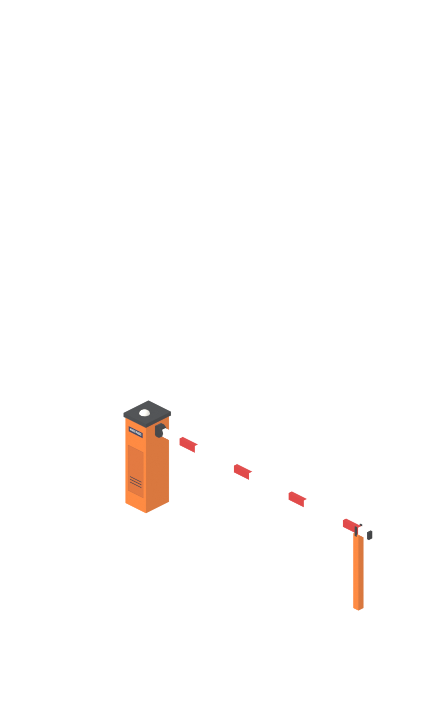
#> input picture scripts/blender/barrier/previews/N_closed_full.png, 448 x 704 px, given in place of A6.png, which was not available
$ python assemble.py
#> lines starting #> are read from the running program, lines starting #| are printed output that depends on the picture
### scripts/blender/gate/spec.py
"""Knox Pass two-story double-leaf gate: shared numbers (pure Python; imported by the Blender scripts and assemble.py).

Model space (Blender, 1 unit = 1 tile, one story = STORY units), shared by leaf and post models:
  leaf model origin = centre of the END tile on the model's -X side (N/W: end A, S/E: end B), on the floor;
  +X = along the gate line toward the other end (other end tile centre at x = L + 1, lanes 1..L at x = 1..L);
  +Y = toward the door line (line at y = +0.5, the tile edge the IsoDoor lanes sit on); posts stand at -Y of it,
  leaves swing toward -Y (the post side). Leaf centre plane y = PLANE_Y.
  post model origin = its own tile centre on the floor, same axes (post centred on x = 0 and y = PLANE_Y),
  symmetric about x = 0, so end A and end B use the same transform.
"""

import os

LOOKS = "ABCDE"                      # geometry looks: each has its own leaf, post and reader-pillar models
# Painted chain-link skins (2026-11-01): look A's models with their own atlas (spriteModels texture, like the roll door
# styles), look A's recipe + one can of the vanilla paint. skin -> (geometry look, paint, scripts/blender/paint.py).
# Order = tileset / build-menu order: append only (tileset numbers: scripts/build_model_gates.py NUMBERS).
SKINS = {"ABlack": ("A", "Black"), "AGrey": ("A", "Grey"), "AGreen": ("A", "Green"), "AWhite": ("A", "White"),
         "ARed": ("A", "Red"), "AOrange": ("A", "Orange"), "AYellow": ("A", "Yellow"), "ABrown": ("A", "Brown"),
         "ALightBrown": ("A", "LightBrown"), "APink": ("A", "Pink"), "APurple": ("A", "Purple"),
         "ABlue": ("A", "Blue"), "ALightBlue": ("A", "LightBlue"), "ACyan": ("A", "Cyan"),
         "ATurquoise": ("A", "Turquoise")}
ALL = tuple(LOOKS) + tuple(SKINS)
WIDTHS = (6, 9)
FACES = "NWSE"
TILESET = "MinidoracatKnoxPass_gate"
TILESET_NUMBER = 6
STORY = 2.44949                      # one level (render_tiles.py / skill: 192 px at 2x)
PLANE_Y = 0.36                       # leaf centre plane, 0.14 inside the door line
GAP = 0.015                          # half the gap where the two leaves meet
Z0 = 0.05                            # leaf bottom clearance
FPS = 24
# KNOXPASS_FAST=1（build_gate.py 只匯出門扇，檔名加 _fast）：每扇門可選的「加速」，clip 3.75 s → 遊戲裡 2.5 s
FAST = os.environ.get("KNOXPASS_FAST") == "1"
CLIP_S = 3.75 if FAST else 6.0
F0, F1 = 1, 1 + round(CLIP_S * FPS)  # 6.0 s clips like the barrier arm; engine speedDelta 1.5 -> ~4.0 s
OPEN_DEG = 90.0
POSE_FRAMES = 8                      # BarrierAnim stepper poses: animationTime k/8, k = 0..8

NAMES = {"A": "steel tube frame + chain-link", "B": "solid steel plate with ribs", "C": "black palisade bars",
         "D": "wooden ranch gate", "E": "medieval oak gate"}
# per look: post half width (square post), total leaf thickness including rails / bands proud of the panel (hinge_x
# uses it so the swung leaf clears the post)
LOOK = {
    "A": {"post_hw": 0.17, "t": 0.08},
    "B": {"post_hw": 0.17, "t": 0.09},
    "C": {"post_hw": 0.17, "t": 0.08},
    "D": {"post_hw": 0.20, "t": 0.15},
    "E": {"post_hw": 0.30, "t": 0.13},
}


# [5 lines left out: function hinge_x, not called in this run]


def geometry(look):
    """The look whose models a look uses (a skin's base look, else itself)."""
    return SKINS[look][0] if look in SKINS else look


def leaf_model(look, w):
    return f"MinidoracatKnoxPass_gate_{geometry(look)}{w}"


def post_model(look):
    return f"MinidoracatKnoxPass_gatepost_{geometry(look)}"


def texture(look):
    return f"MinidoracatKnoxPass_gate_{look}"


def entity(look, w):
    return f"MinidoracatKnoxPassGate{look}{w}"


def icon(look, w):
    return f"gate_{look.lower()}_{w}.png"


def block(look, w, face):
    return (ALL.index(look) * 2 + WIDTHS.index(w)) * 4 + FACES.index(face)


# Entity cells in PZ coordinates relative to the entity origin (x0, y0) (contract "Entity faces"):
#   lane k placeholder (build tile), real lane door k (IsoDoor; lane 1 hosts the leaf model), end A, end B.
def placeholder(face, L, k):
    return (k, 0) if face in "NS" else (0, L + 1 - k)


def real_lane(face, L, k):
    return {"N": (k, 0), "S": (k, 1), "W": (0, L + 1 - k), "E": (1, L + 1 - k)}[face]


def end_a(face, L):
    return (0, 0) if face in "NS" else (0, L + 1)


def end_b(face, L):
    return (L + 1, 0) if face in "NS" else (0, 0)


# spriteModels rotate per face (render_tiles.py / build_barrier_tiles.py XFORM convention):
#   N (0,180,0): model +X = east,  +Y = north     W (0,-90,0): +X = north, +Y = west
#   S (0,0,0):   +X = west,  +Y = south           E (0,90,0):  +X = south, +Y = east
ROTATE = {"N": (0.0, 180.0, 0.0), "W": (0.0, -90.0, 0.0), "S": (0.0, 0.0, 0.0), "E": (0.0, 90.0, 0.0)}


def model_origin(face, L):
    """Tile the leaf model's origin lands on: the end tile on the model's -X side."""
    return end_a(face, L) if face in "NW" else end_b(face, L)


# [4 lines left out: function leaf_translate, not called in this run]


# [12 lines that do not run on import are left out]

### scripts/blender/gate/assemble.py
"""Knox Pass gate: icons, end-cell sharing, contact sheets, manifest.json (after render_gate.py and verify_gate.py).
用法：uv run --with pillow python assemble.py
Outputs: icons/gate_<look>_<L>.png (64x64), previews/sheet_<look><L>.png (N/S x closed/half/open),
previews/cells_<look><L>.png (each face's cells re-assembled at their tile positions), manifest.json.
End cells: 9-wide blocks reuse the 6-wide endA / endB file when the two renders differ in < 2 % of the opaque pixels
(B / E: identical; A brace angle / C bar spacing / D brace angle inside the end tile change with the width by 1-2 px;
the cell is a build-ghost only), so all end cells of the 9-wide blocks share the 6-wide files.
Painted skins (spec.SKINS) get tilesets, textures, entities and blocks of their own; their spriteModels name the base
look's leaf / post models plus their own texture, so models, posts and reader mounts stay per geometry look
(spec.LOOKS). Their 2D cells are the base look's (user 2026-11-01: a set per colour would grow the .pack from 4 to 13
pages of 1024x4096, ~144 MB more VRAM, for the build ghost only), so the ghost of a painted gate shows look A's colours.
"""
import json
from pathlib import Path

from PIL import Image, ImageChops

import spec as S

HERE = Path(__file__).resolve().parent
REPO = HERE.parents[2]
rel = lambda p: p.relative_to(REPO).as_posix()  # noqa: E731
HEALTH = {6: 2000, 9: 2500}
FAMILY = "MinidoracatKnoxPass_gate_"           # integration: one tileset per look (512-tile tiledef limit)


def fit_icon(img, size=64):
#> called with size = 64
    img = img.crop(img.getchannel("A").getbbox())
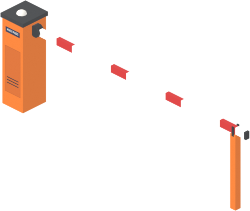
#> img: PIL image 250x211 RGBA; mean R, G, B, A 33.4, 22.3, 17, 35; transparent parts drawn white
    k = (size - 2) / max(img.size)
#> k = 0.248
    img = img.resize((max(1, round(img.width * k)), max(1, round(img.height * k))), Image.LANCZOS)
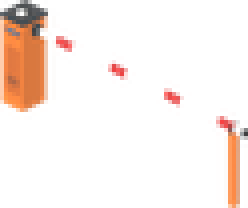
#> img: PIL image 62x52 RGBA (shown 4 times larger); mean R, G, B, A 49.7, 33.2, 25.8, 35; transparent parts drawn white
    out = Image.new("RGBA", (size, size), (0, 0, 0, 0))
#> out: PIL image 64x64 RGBA; every value is 0
    out.alpha_composite(img, ((size - img.width) // 2, (size - img.height) // 2))
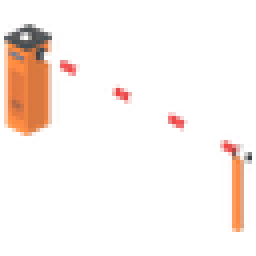
#> out: PIL image 64x64 RGBA (shown 4 times larger); mean R, G, B, A 39.1, 26.1, 20.3, 27.6; transparent parts drawn white
    return out


# [162 lines left out: functions near_same, end_cell, sheets, slot_table, manifest, not called in this run]


if __name__ == "__main__":
    for look in S.ALL:
        for L in S.WIDTHS:
            fit_icon(Image.open(HERE / "icons" / "_render" / f"{look}{L}.png").convert("RGBA")).save(
                HERE / "icons" / S.icon(look, L), optimize=True)
#> (the run stopped early here; a loop or call above may not have finished)
